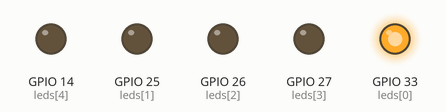
This sketch was run on a simulated ESP32. Shown: output pins drawn as LEDs (lit = HIGH).

Above: at 0.02 s.
At 0.67 s:
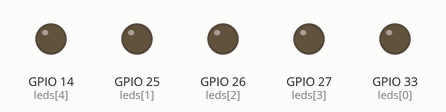
At 1.22 s:
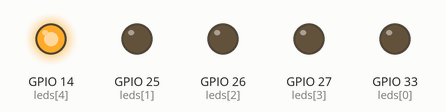
At 1.52 s:
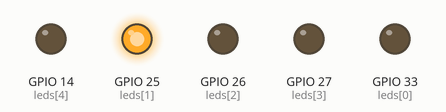
At 2.22 s:
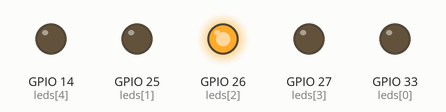
At 2.92 s:
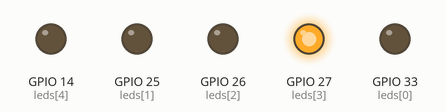
Timing chart, 0 to 3.2 s (numbered marks = the images above):
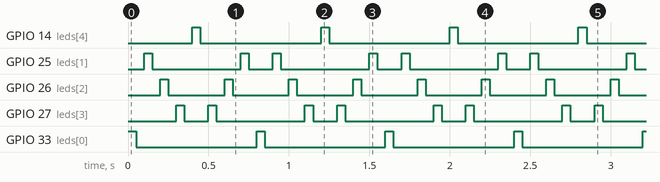

Measured:
- by itself, GPIO 14 (leds[4]), GPIO 33 (leds[0]): alternates HIGH for 0.05 s and LOW for 0.75 s
- by itself, GPIO 25 (leds[1]): repeats every 0.80 s: LOW 0.55 s, HIGH 0.05 s, LOW 0.15 s, HIGH 0.05 s
- by itself, GPIO 26 (leds[2]): alternates HIGH for 0.05 s and LOW for 0.35 s
- by itself, GPIO 27 (leds[3]): repeats every 0.80 s: LOW 0.15 s, HIGH 0.05 s, LOW 0.55 s, HIGH 0.05 s

The sketch:

SalidasDigitales.ino
```cpp
/* Mini practica 02: Salidas digitales
 *
 *  Enciende los Leds 1 a 5 de ida y de regreso uno por uno.
 *
 *  Autores:
 *   González Arceo Carlos Eduardo
 *   Paredez Zamudio Luis Daniel
 */

//Primero creamos un arreglo que tenga el numero de los pines de cada Led.
int leds[5] = {33,25,26,27,14};

void setup() {
  //Iniciamos los Leds en output usando un bucle for para recorrer el arreglo.
  for(int i=0; i < 5; i++){
    pinMode(leds[i], OUTPUT);
    }
}

void loop() {
  // Aqui recorremos el arreglo de las posiciones 0 a 4, apagando y encendiendo los Leds 1 a 5.
  for(int i=0; i < 5; i++){
    digitalWrite(leds[i], HIGH);   // Enciende el Led correspondiente.
    delay(50);                       // Esperamos 50 microsegundos.
    digitalWrite(leds[i], LOW);    // Apaga el Led correspondiente.
    delay(50);
    }
  // Aqui recorremos el arreglo de las posiciones 3 a 1 para evitar encender y apagar dos veces los
  // Leds 1 y 5 dos veces en el loop de regreso
  for(int i=3; i > 0; i--){
    digitalWrite(leds[i], HIGH);
    delay(50);
    digitalWrite(leds[i], LOW);
    delay(50);
    }

}
```
